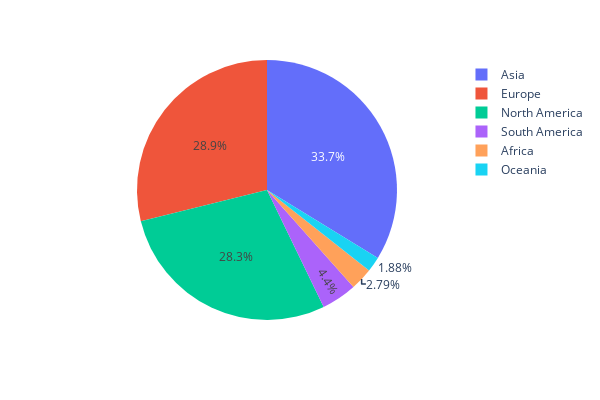

Write notebook code for a chart like this one.
### Code cell
px.pie(whiskers_data, names = "Continent_Name", values=metricc,height=400, width=600)

### Figure 1 — Plotly figure (JSON) as saved in the notebook; plotly's stock layout.template omitted (floating-point values rounded to 4 significant figures; data arrays with more than 128 entries replaced by an {"elided": "..."} marker saying what was removed)
{"data": [{"domain": {"x": [0, 1], "y": [0, 1]}, "hovertemplate": "Continent_Name=%{label}<br>GDP=%{value}<extra></extra>", "labels": {"elided": "5037 str values"}, "legendgroup": "", "name": "", "showlegend": true, "type": "pie", "values": {"elided": "5037 float values"}}], "layout": {"height": 400, "legend": {"tracegroupgap": 0}, "margin": {"t": 60}, "width": 600}}
